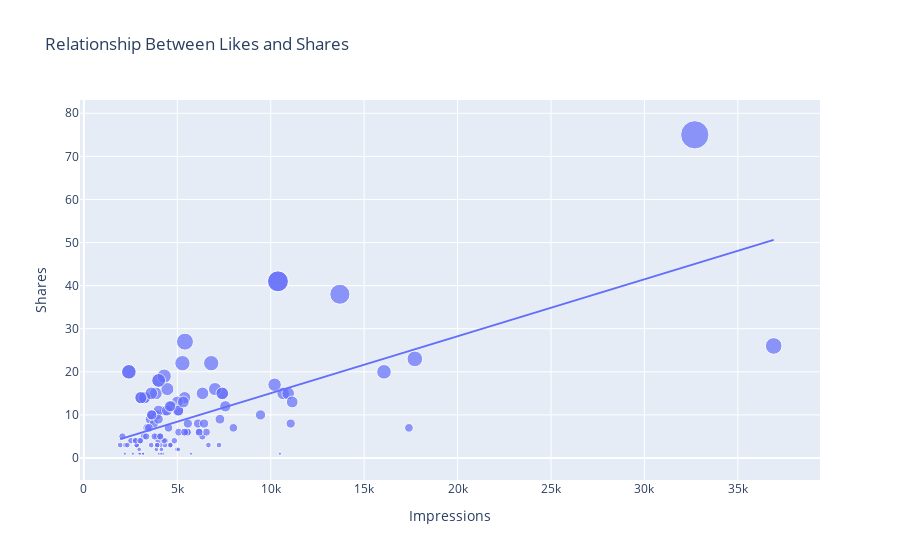

Here is the notebook cell this chart was saved with:
### Code cell
figure_three = px.scatter(data_frame= df, x= "Impressions", y = "Shares", size= "Shares",
                    trendline= "ols", 
                    title= "Relationship Between Likes and Shares")
figure_three.show()
